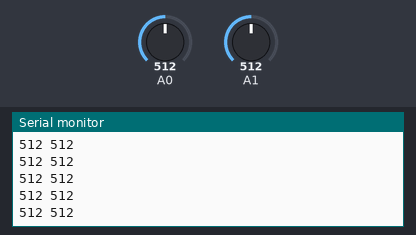
Bench run of a sketch on a simulated Arduino Uno, built with avr-gcc and run on an emulated ATmega328P. Shown: the last lines printed to the serial monitor. The test bench sets the inputs (shaded band); at power-on: A0 = 512, A1 = 512.

Above: at 1.2 s.
1.3 s: A0 set to 716
At 1.6 s:
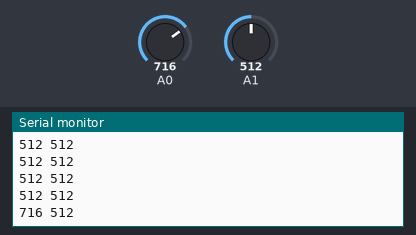
2.8 s: A1 set to 716
At 3.0 s:
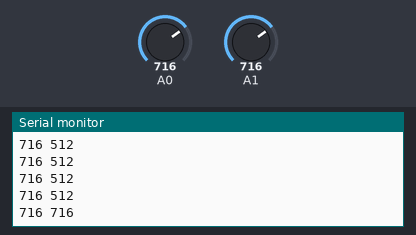
4.3 s: A0 set to 900
At 4.4 s:
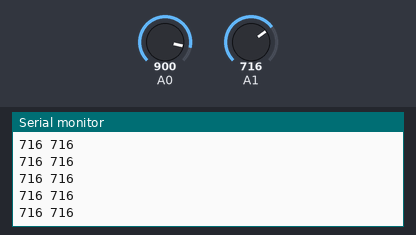
5.8 s: A1 set to 900
At 5.81 s:
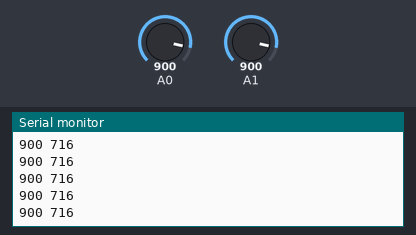
Timing chart, 0 to 8.3 s (numbered marks = the images above; inputs shaded):
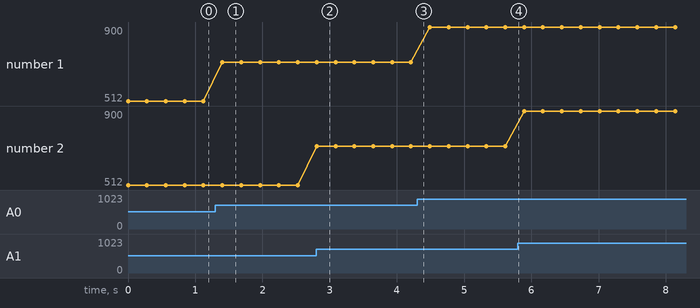

Measured:
- after the input at 1.3 s, the serial monitor: prints a new line after 0.10 s (image 1)
- after the input at 2.8 s, the serial monitor: prints a new line at once (image 2)
- plotted number 1: 512 → 716 after the input at 1.3 s, 716 → 900 after the input at 4.3 s

The sketch:

arduino_read_send.ino
```cpp
void setup() {
  // comunicacao serial
  Serial.begin(9600);
}

void loop() {

  // primeiro sensor
  Serial.print(analogRead(A0));

  // espaco entre valores
  Serial.print(" ");

  // segundo sensor
  Serial.println(analogRead(A1));

  delay(280);
}
```
